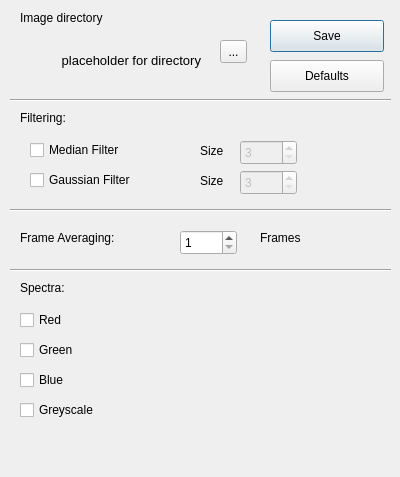
<?xml version="1.0" encoding="UTF-8"?>
<ui version="4.0">
 <class>OptionsDialog</class>
 <widget class="QDialog" name="OptionsDialog">
  <property name="geometry">
   <rect>
    <x>0</x>
    <y>0</y>
    <width>400</width>
    <height>477</height>
   </rect>
  </property>
  <property name="windowTitle">
   <string>Dialog</string>
  </property>
  <widget class="QToolButton" name="toolButton">
   <property name="geometry">
    <rect>
     <x>220</x>
     <y>40</y>
     <width>27</width>
     <height>23</height>
    </rect>
   </property>
   <property name="text">
    <string>...</string>
   </property>
   <property name="autoRaise">
    <bool>false</bool>
   </property>
   <property name="arrowType">
    <enum>Qt::NoArrow</enum>
   </property>
  </widget>
  <widget class="QLabel" name="label">
   <property name="geometry">
    <rect>
     <x>20</x>
     <y>10</y>
     <width>99</width>
     <height>16</height>
    </rect>
   </property>
   <property name="text">
    <string>Image directory</string>
   </property>
  </widget>
  <widget class="Line" name="line">
   <property name="geometry">
    <rect>
     <x>10</x>
     <y>90</y>
     <width>381</width>
     <height>20</height>
    </rect>
   </property>
   <property name="orientation">
    <enum>Qt::Horizontal</enum>
   </property>
  </widget>
  <widget class="QLabel" name="label_2">
   <property name="geometry">
    <rect>
     <x>20</x>
     <y>110</y>
     <width>62</width>
     <height>16</height>
    </rect>
   </property>
   <property name="text">
    <string>Filtering:</string>
   </property>
  </widget>
  <widget class="Line" name="line_2">
   <property name="geometry">
    <rect>
     <x>10</x>
     <y>200</y>
     <width>381</width>
     <height>20</height>
    </rect>
   </property>
   <property name="orientation">
    <enum>Qt::Horizontal</enum>
   </property>
  </widget>
  <widget class="QLabel" name="label_3">
   <property name="geometry">
    <rect>
     <x>20</x>
     <y>230</y>
     <width>151</width>
     <height>16</height>
    </rect>
   </property>
   <property name="text">
    <string>Frame Averaging:</string>
   </property>
  </widget>
  <widget class="QSpinBox" name="frameSpin">
   <property name="geometry">
    <rect>
     <x>180</x>
     <y>230</y>
     <width>57</width>
     <height>25</height>
    </rect>
   </property>
   <property name="minimum">
    <number>1</number>
   </property>
   <property name="maximum">
    <number>5</number>
   </property>
   <property name="value">
    <number>1</number>
   </property>
  </widget>
  <widget class="QLabel" name="label_4">
   <property name="geometry">
    <rect>
     <x>260</x>
     <y>230</y>
     <width>62</width>
     <height>16</height>
    </rect>
   </property>
   <property name="text">
    <string>Frames</string>
   </property>
  </widget>
  <widget class="Line" name="line_3">
   <property name="geometry">
    <rect>
     <x>10</x>
     <y>260</y>
     <width>381</width>
     <height>20</height>
    </rect>
   </property>
   <property name="orientation">
    <enum>Qt::Horizontal</enum>
   </property>
  </widget>
  <widget class="QCheckBox" name="checkBox_2">
   <property name="geometry">
    <rect>
     <x>20</x>
     <y>310</y>
     <width>107</width>
     <height>20</height>
    </rect>
   </property>
   <property name="text">
    <string>Red</string>
   </property>
  </widget>
  <widget class="QCheckBox" name="checkBox_3">
   <property name="geometry">
    <rect>
     <x>20</x>
     <y>340</y>
     <width>107</width>
     <height>20</height>
    </rect>
   </property>
   <property name="text">
    <string>Green</string>
   </property>
  </widget>
  <widget class="QCheckBox" name="checkBox_4">
   <property name="geometry">
    <rect>
     <x>20</x>
     <y>370</y>
     <width>107</width>
     <height>20</height>
    </rect>
   </property>
   <property name="text">
    <string>Blue</string>
   </property>
  </widget>
  <widget class="QLabel" name="label_5">
   <property name="geometry">
    <rect>
     <x>20</x>
     <y>280</y>
     <width>151</width>
     <height>16</height>
    </rect>
   </property>
   <property name="text">
    <string>Spectra:</string>
   </property>
  </widget>
  <widget class="QCheckBox" name="checkBox_5">
   <property name="geometry">
    <rect>
     <x>20</x>
     <y>400</y>
     <width>107</width>
     <height>20</height>
    </rect>
   </property>
   <property name="text">
    <string>Greyscale</string>
   </property>
  </widget>
  <widget class="QPushButton" name="pushButton">
   <property name="geometry">
    <rect>
     <x>270</x>
     <y>20</y>
     <width>114</width>
     <height>32</height>
    </rect>
   </property>
   <property name="text">
    <string>Save</string>
   </property>
   <property name="checkable">
    <bool>false</bool>
   </property>
  </widget>
  <widget class="QPushButton" name="pushButton_2">
   <property name="geometry">
    <rect>
     <x>270</x>
     <y>60</y>
     <width>114</width>
     <height>32</height>
    </rect>
   </property>
   <property name="text">
    <string>Defaults</string>
   </property>
  </widget>
  <widget class="QCheckBox" name="checkBox">
   <property name="geometry">
    <rect>
     <x>30</x>
     <y>140</y>
     <width>191</width>
     <height>20</height>
    </rect>
   </property>
   <property name="text">
    <string>Median Filter</string>
   </property>
   <property name="checked">
    <bool>false</bool>
   </property>
  </widget>
  <widget class="QCheckBox" name="checkBox_6">
   <property name="geometry">
    <rect>
     <x>30</x>
     <y>170</y>
     <width>151</width>
     <height>20</height>
    </rect>
   </property>
   <property name="text">
    <string>Gaussian Filter</string>
   </property>
  </widget>
  <widget class="QSpinBox" name="medianSizeSpin">
   <property name="enabled">
    <bool>false</bool>
   </property>
   <property name="geometry">
    <rect>
     <x>240</x>
     <y>140</y>
     <width>57</width>
     <height>25</height>
    </rect>
   </property>
   <property name="minimum">
    <number>3</number>
   </property>
   <property name="singleStep">
    <number>2</number>
   </property>
  </widget>
  <widget class="QSpinBox" name="gaussSizeSpin">
   <property name="enabled">
    <bool>false</bool>
   </property>
   <property name="geometry">
    <rect>
     <x>240</x>
     <y>170</y>
     <width>57</width>
     <height>25</height>
    </rect>
   </property>
   <property name="minimum">
    <number>3</number>
   </property>
   <property name="singleStep">
    <number>2</number>
   </property>
  </widget>
  <widget class="QLabel" name="label_6">
   <property name="geometry">
    <rect>
     <x>200</x>
     <y>140</y>
     <width>31</width>
     <height>21</height>
    </rect>
   </property>
   <property name="text">
    <string>Size</string>
   </property>
  </widget>
  <widget class="QLabel" name="label_7">
   <property name="geometry">
    <rect>
     <x>200</x>
     <y>170</y>
     <width>31</width>
     <height>21</height>
    </rect>
   </property>
   <property name="text">
    <string>Size</string>
   </property>
  </widget>
  <widget class="QLabel" name="fileDirectory">
   <property name="geometry">
    <rect>
     <x>20</x>
     <y>30</y>
     <width>181</width>
     <height>61</height>
    </rect>
   </property>
   <property name="font">
    <font>
     <pointsize>10</pointsize>
    </font>
   </property>
   <property name="text">
    <string>placeholder for directory</string>
   </property>
   <property name="scaledContents">
    <bool>true</bool>
   </property>
   <property name="alignment">
    <set>Qt::AlignRight|Qt::AlignTrailing|Qt::AlignVCenter</set>
   </property>
   <property name="wordWrap">
    <bool>true</bool>
   </property>
  </widget>
 </widget>
 <resources/>
 <connections/>
</ui>
